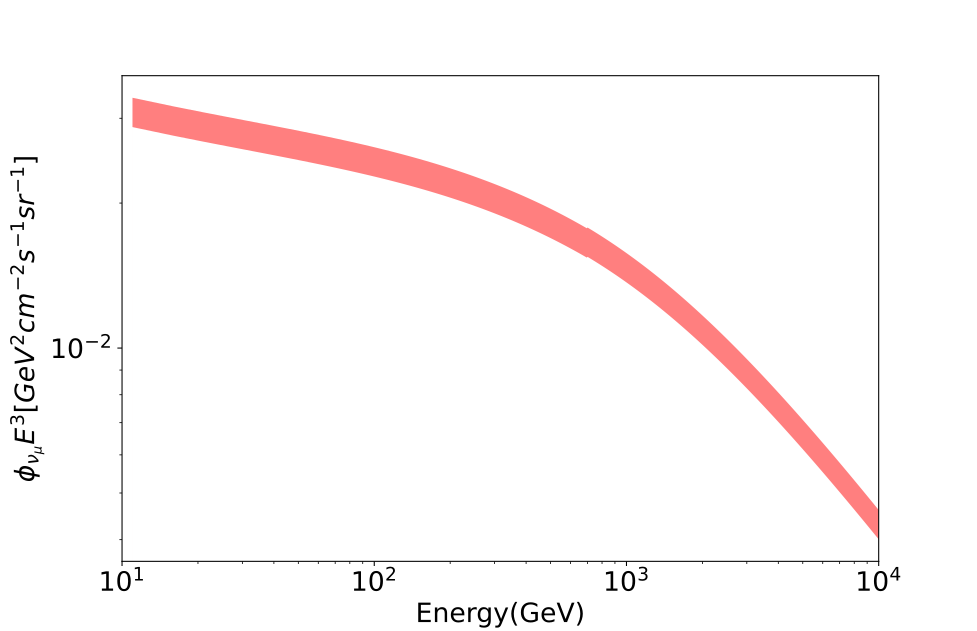

Source code (Python):
import nuflux
import numpy as np
import matplotlib.pyplot as plt
flux1 = nuflux.makeFlux('honda2006')
nu_type=nuflux.NuMu
nu_cos_zenith =1.0
x = np.arange(start=1, stop=10000, step=5)
nu_energy= x # in GeV
fluxmu1=flux1.getFlux(nu_type,nu_energy,nu_cos_zenith)*nu_energy**3
print(fluxmu1)
if (nu_energy.any() <= 100):
	fluxmu1_err = 0.07*fluxmu1
elif (nu_energy.any() <= 1000 and nu_energy.any() > 100):
	fluxmu1_err = 0.14*fluxmu1
elif (nu_energy.any() <= 10000 and nu_energy.any() >= 1000):
	fluxmu1_err = 0.25*fluxmu1
#plt.errorbar(nu_energy,fluxmu1, fluxmu1_err)
plt.fill_between(nu_energy,fluxmu1-fluxmu1_err, fluxmu1+fluxmu1_err,facecolor='r',alpha=0.5)

plt.xlabel('Energy(GeV)', fontsize=20)
# naming the y axis
plt.ylabel(r'$\phi_{\nu_{\mu}}E^3 [GeV^2 cm^{-2} s^{-1}sr^{-1}]$', fontsize=20)

plt.xlim(10,1e4)
# plt.ylim(-22,-10)
# giving a title to my graph
# plt.title(r'Flux versus Energy (cos$\theta$) for honda2006', fontsize=20)
plt.xscale("log")
plt.yscale("log")
plt.xticks(fontsize=20)
plt.yticks(fontsize=20)
# plt.legend(["IPhonda2006_sno_solmin", "honda2006", "IPhonda2014_spl_solmin"], loc ="lower left", fontsize = 20)
plt.show()

# plt.plot(nu_energy,(fluxmu1/fluxmu2),color='blue', linestyle='solid', linewidth = 3)
# plt.plot(nu_energy,(fluxmu3/fluxmu2),color='red', linestyle='solid', linewidth = 3)
# plt.xlabel('Energy(GeV))')
# # naming the y axis
# plt.ylabel(r'$\phi_{\nu_{\mu}}/\phi_{\nu_{\mu}}$')

# #plt.xlim(3,6)
# #plt.ylim(-22,-10)
# # giving a title to my graph
# plt.title('Flux Ratio versus Energy (cos_zenith=1)')
# plt.xscale("log")
# plt.yscale("log")
# plt.legend(["IPhonda2006_sno_solmin", "IPhonda2014_spl_solmin"], loc ="lower right", fontsize = 20)
# plt.show()
